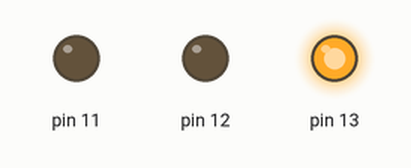
This sketch was run on a simulated Arduino Uno, built with avr-gcc and run on an emulated ATmega328P. On the bench: output pins drawn as LEDs (lit = HIGH).

Above: at 2.5 s.
At 6.5 s:
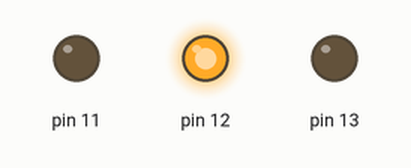
At 10.5 s:
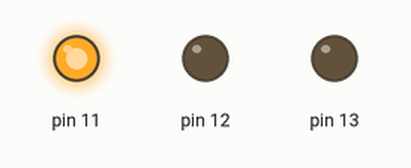
Timing chart, 0 to 16.9 s (numbered marks = the images above):
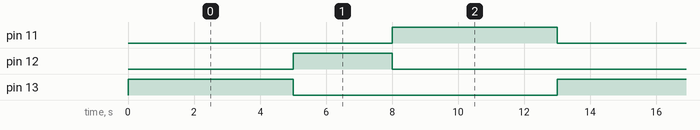

The sketch:

lab1.ino
```cpp
//Michael Colizza
void setup() {
  // initialize digital pin LED_BUILTIN as an output.
  pinMode(13, OUTPUT);
  pinMode(12, OUTPUT);
  pinMode(11, OUTPUT);
}

// the loop function runs over and over again forever
void loop() {
  digitalWrite(13, HIGH);  // turn the LED on (HIGH is the voltage level)
  delay(5000);               // wait for a second
  digitalWrite(13, LOW);   // turn the LED off by making the voltage LOW
  digitalWrite(12, HIGH);
  delay(3000);
  digitalWrite(12, LOW);
  digitalWrite(11, HIGH);
  delay(5000);
  digitalWrite(11, LOW);
}
```

Measured:
- by itself, pin 11, pin 13: alternates HIGH for 5.0 s and LOW for 8.0 s
- by itself, pin 12: alternates HIGH for 3.0 s and LOW for 10.0 s
- by itself, everything shown: repeats every 13.0 s, in 4 steps
